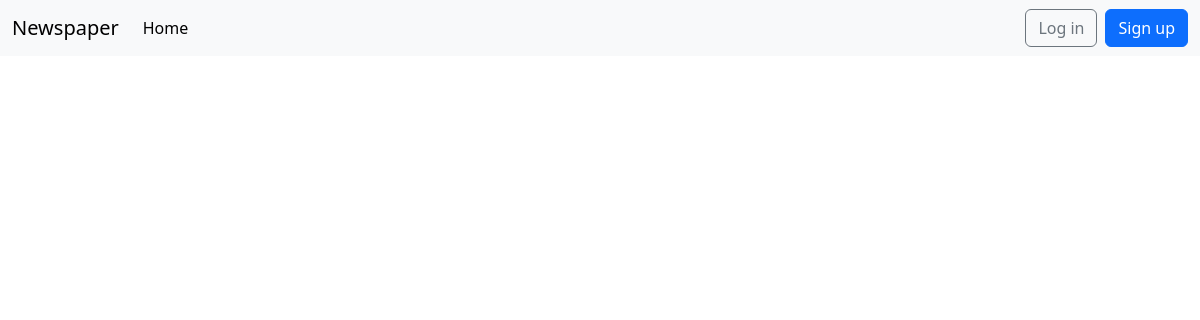
The app's page /articles/, older data.
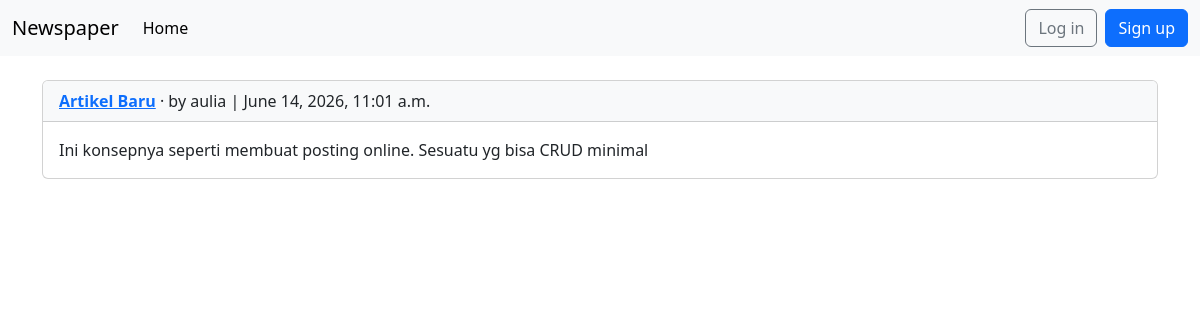
The same page, newer data.
### articles/models.py (models this page shows, shortened)
class Article(models.Model):
    title = models.CharField(max_length=255)
    body = models.TextField()
    date = models.DateTimeField(auto_now_add=True)
    author = models.ForeignKey(
          settings.AUTH_USER_MODEL,
          on_delete=models.CASCADE,
    )
    def get_absolute_url(self):
        return reverse("article_detail", kwargs={"pk":self.pk})

### accounts/models.py (models this page shows)
class CustomUser(AbstractUser):
    age = models.PositiveIntegerField(null=True, blank=True)

### articles/views.py (the view)
# urls.py: path("", ArticleListView.as_view(),
class ArticleListView(ListView):
    model = Article
    template_name = "article_list.html"

### templates/article_list.html (shortened to what this page needs)
{% extends "base.html" %}
{% block content %}
{% for article in object_list %}
<div class="card mb-3">
  <div class="card-header bg-light">
    <a href="{{ article.get_absolute_url }}"><strong>{{ article.title }}</strong></a>
    · by {{ article.author }} | {{ article.date }}
  </div>
  <div class="card-body">
    <p class="card-text mb-0">{{ article.body }}</p>
  </div>
</div>
{% endfor %}
{% endblock content %}

Row changes from the older to the newer data that the page shows:
added Article: title "Artikel Baru", author "aulia", date "June 14, 2026, 11:01 a.m.", body "Ini konsepnya seperti membuat posting online. Sesuatu yg bisa CRUD minimal"
